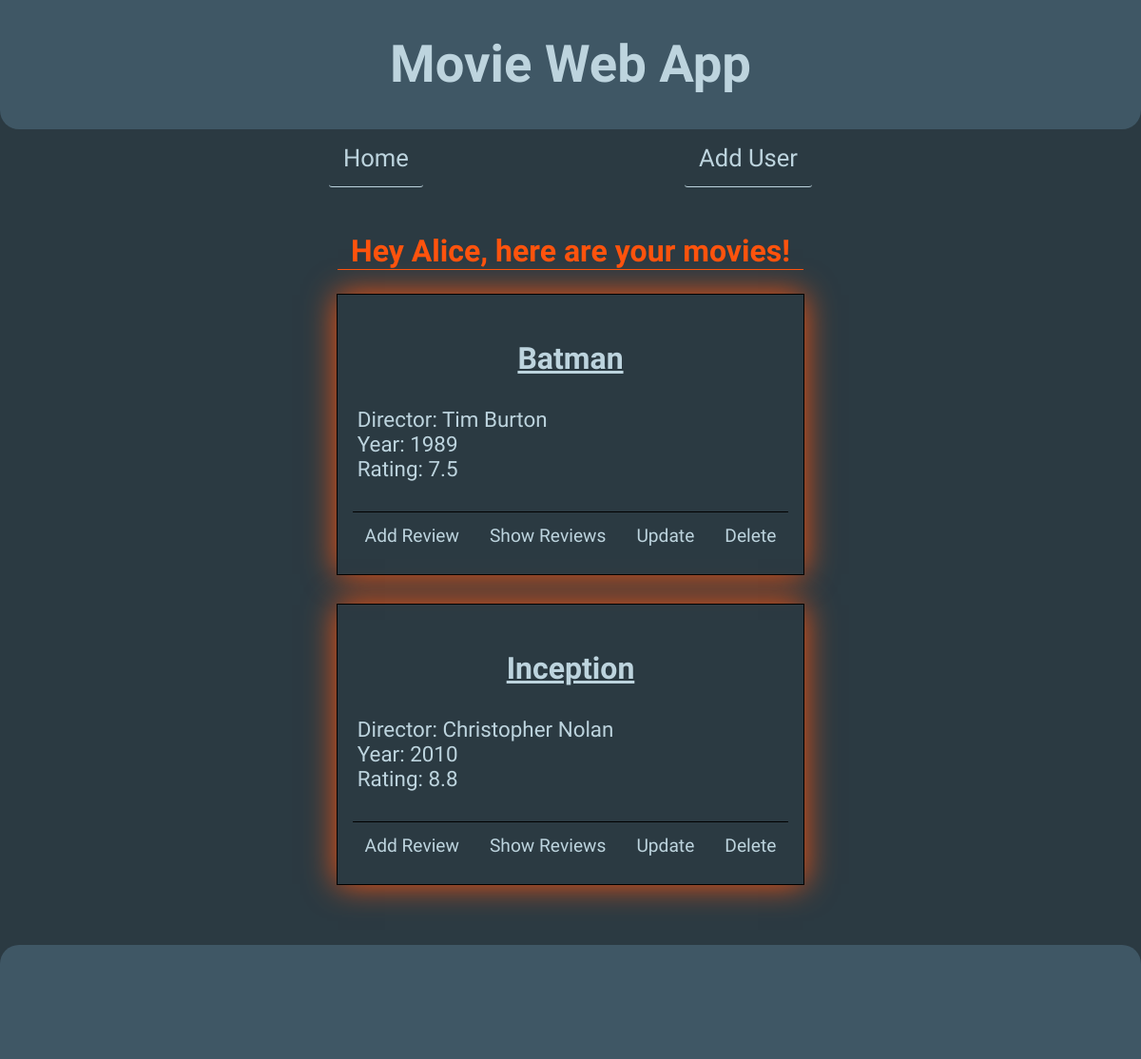
/users/3, run on the app's committed database.
### data_manager/sql_data_models.py (models this page shows, shortened)
class User(db.Model):
    user_id = db.Column(db.Integer, primary_key=True, autoincrement=True)
    user = db.Column(db.String(255), nullable=False)

class Movie(db.Model):
    movie_id = db.Column(db.Integer, primary_key=True, autoincrement=True)
    title = db.Column(db.String(255), nullable=False)
    director = db.Column(db.String(255), nullable=True)
    publication_year = db.Column(db.Integer, nullable=True)
    rating = db.Column(db.Float, nullable=True)

### app.py (the view)
@app.route("/users/<user_id>")
def list_user_movies(user_id):
    try:
        username, movies = data_manager.get_username_and_movies(user_id)
        if username:
            return render_index(title=f"Movies of {username}  - Movie Web App",
                                content_type="list_movies",
                                user=username,
                                movies=movies,
                                user_id=user_id)
    except TypeError:
        abort(404, "User not in database.")

### app.py (called while the page is built)
def render_index(title="Home - Movie App", content_type="home", **kwargs):
    data_to_render = {
        "title": title,
        "content_type": content_type,
        **kwargs
    }
    return render_template("index.html", **data_to_render)

### data_manager/sql_data_manager.py (called while the page is built)
    def get_username_and_movies(self, user_id) -> tuple:
        user = User.query.filter_by(user_id=user_id).first()
        username = user.user
        user_movies = db.session.query(Movie).join(
            UserMovies, UserMovies.movie_id == Movie.movie_id).filter(
            UserMovies.user_id == user_id).all()
        if not user_movies:
            return username, {}
        movies_dict = {}
        for movie in user_movies:
            movie_dict = {
                "title": movie.title,
                "director": movie.director,
                "year": movie.publication_year,
                "rating": movie.rating
            }
            movies_dict[str(movie.movie_id)] = movie_dict
        return username, movies_dict

### templates/index.html (shortened to what this page needs)
<!DOCTYPE html>
<html lang="en">
<head>
    <link rel="stylesheet" href="{{ url_for('static', filename='styles.css') }}" />
</head>
<body>
    <header>
        <h1>Movie Web App</h1>
    </header>
    <nav>
        <div class="nav-links">
            <a id="home" href="{{ url_for('list_all_users') }}">Home</a>
            <a href="{{ url_for('add_user') }}">Add User</a>
        </div>
    </nav>
    <main>
        {% block content %}
        {% if content_type == "home" %}
        {% include "user_templates/list-users.html" %}
        {% elif content_type == "list_movies" %}
        {% include "movie_templates/list-movies.html" %}
        {% elif content_type == "add_user" %}
        {% include "user_templates/add-user.html" %}
        {% elif content_type == "add_movie" %}
        {% include "movie_templates/add-movie.html" %}
        {% elif content_type == "update_movie" %}
        {% include "movie_templates/update-movie.html" %}
        {% elif content_type == "delete_movie" %}
        {% include "movie_templates/delete-movie.html" %}
        {% elif content_type == "add_review" %}
        {% include "movie_templates/add-review.html" %}
        {% elif content_type == "list_reviews" %}
        {% include "movie_templates/list-reviews.html" %}
        {% else %}
        {% include "success.html" %}
        {% endif %}
        {% endblock %}
    </main>
    <footer></footer>
</body>
</html>

### templates/movie_templates/list-movies.html
<div id="movies-container">
    {% if not movies %}
    <h2>Sorry {{ user }}, you currently have no movies registered!</h2>
    {% else %}
    <h2>Hey {{ user }}, here are your movies!</h2>
    {% for movie_id, movie in movies.items() %}
    <div class="movies">
        <h3>{{ movie.get("title") }}</h3>
        <ul class="movie-properties">
            <li>Director: {{movie.get("director") }}</li>
            <li>Year: {{movie.get("year") }}</li>
            <li>Rating: {{movie.get("rating") }}</li>
        </ul>
        <form id="form-update-delete-movie" action="{{ url_for('delete_movie', user_id=user_id, movie_id=movie_id) }}"
            method="post">
            <a href="{{ url_for('add_review', user_id=user_id, movie_id=movie_id, movie_title=movie['title']) }}">Add
                Review</a>
            <a href="{{ url_for('list_reviews', movie_id=movie_id, movie_title=movie['title']) }}">Show
                Reviews</a>
            <a href="{{ url_for('update_movie_details', user_id=user_id, movie_id=movie_id) }}">Update</a>
            <button class="del-btn" type="submit">Delete</button>
        </form>
    </div>
    {% endfor %}
    {% endif %}
</div>

### static/styles.css (style rules this page uses)
:root { --bluish-gray: #3f5765; --dark-bluish-gray: #2b3a42; --neon-orange: #ff530d; --silver-blue: #bdd4de; --white: #efefef; }
html { font-size: 32px; background-color: black; font-family: "Kaushan Script", cursive; }
body { margin: 0; height: auto; background-color: var(--dark-bluish-gray); color: var(--neon-orange); display: flex; flex-direction: column; text-align: center; min-height: 100vh; margin: 0; }
header { background-color: var(--bluish-gray); border-radius: 0 0 20px 20px; }
h1 { font-size: 1.7rem; color: #bdd4de; background-color: #3f5765; }
h2 { font-size: 1rem; margin-top: 0; border-bottom: solid 1px var(--neon-orange); }
h3 { font-size: 1rem; margin-bottom: 0px; color: var(--silver-blue); text-decoration: underline; }
button { font: inherit; font-size: 0.6rem; background: none; padding: 0; border: none; cursor: pointer; color: var(--silver-blue); }
main { display: flex; flex-direction: column; flex-grow: 1; justify-content: space-around; align-items: center; }
form { display: flex; flex-direction: row; }
a { font-size: 0.6rem; text-decoration: none; color: var(--silver-blue); transition: color 0.3s ease; }
ul { padding: 0; text-align: center; }
footer { background-color: var(--bluish-gray); height: 100px; margin-top: 1rem; padding: 10px; text-align: center; border-radius: 20px 20px 0 0; }
.movies { outline: solid 1px black; display: flex; flex-direction: column; justify-content: center; margin-bottom: 1rem; padding: 0.5rem; box-shadow: 0 0 1rem; }
#form-update-delete-movie { padding: 0.4rem; display: flex; justify-content: space-between; border-top: solid 1px black; gap: 1rem; }

### data on the page
User: user "Alice"
Movie: get "Batman", get "Tim Burton", get "1989", get "7.5"
Movie: get "Inception", get "Christopher Nolan", get "2010", get "8.8"
